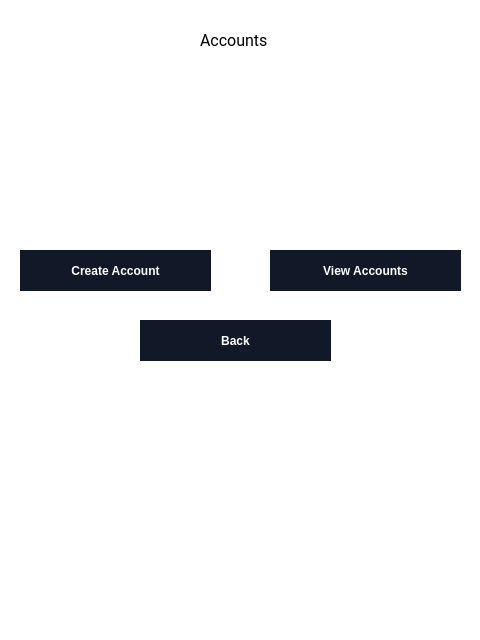
<?xml version="1.0" encoding="UTF-8"?>
<ui version="4.0">
 <class>MainWindow</class>
 <widget class="QMainWindow" name="MainWindow">
  <property name="geometry">
   <rect>
    <x>0</x>
    <y>0</y>
    <width>480</width>
    <height>640</height>
   </rect>
  </property>
  <property name="windowTitle">
   <string>MainWindow</string>
  </property>
  <property name="animated">
   <bool>true</bool>
  </property>
  <widget class="QWidget" name="centralwidget">
   <property name="styleSheet">
    <string notr="true">background:white</string>
   </property>
   <widget class="QPushButton" name="pushButton">
    <property name="geometry">
     <rect>
      <x>20</x>
      <y>250</y>
      <width>191</width>
      <height>41</height>
     </rect>
    </property>
    <property name="cursor">
     <cursorShape>PointingHandCursor</cursorShape>
    </property>
    <property name="styleSheet">
     <string notr="true">
  background-color: #111827;
  border: 1px solid transparent;
  border-radius: .75rem;
  color: #FFFFFF;
  font-family: &quot;Inter var&quot;,ui-sans-serif,system-ui,-apple-system,system-ui,&quot;Segoe UI&quot;,Roboto,&quot;Helvetica Neue&quot;,Arial,&quot;Noto Sans&quot;,sans-serif,&quot;Apple Color Emoji&quot;,&quot;Segoe UI Emoji&quot;,&quot;Segoe UI Symbol&quot;,&quot;Noto Color Emoji&quot;;
  font-size: 1.125rem;
  font-weight: 600;
  line-height: 1.5rem;
  padding: .75rem 1.2rem;
  text-align: center;
  width: auto;
</string>
    </property>
    <property name="text">
     <string>Create Account</string>
    </property>
   </widget>
   <widget class="QLabel" name="label">
    <property name="geometry">
     <rect>
      <x>200</x>
      <y>20</y>
      <width>221</width>
      <height>41</height>
     </rect>
    </property>
    <property name="font">
     <font>
      <family>Roboto</family>
      <pointsize>12</pointsize>
     </font>
    </property>
    <property name="styleSheet">
     <string notr="true">background:none;</string>
    </property>
    <property name="text">
     <string>Accounts</string>
    </property>
   </widget>
   <widget class="QPushButton" name="pushButton_2">
    <property name="geometry">
     <rect>
      <x>270</x>
      <y>250</y>
      <width>191</width>
      <height>41</height>
     </rect>
    </property>
    <property name="cursor">
     <cursorShape>PointingHandCursor</cursorShape>
    </property>
    <property name="styleSheet">
     <string notr="true">
  background-color: #111827;
  border: 1px solid transparent;
  border-radius: .75rem;
  color: #FFFFFF;
  font-family: &quot;Inter var&quot;,ui-sans-serif,system-ui,-apple-system,system-ui,&quot;Segoe UI&quot;,Roboto,&quot;Helvetica Neue&quot;,Arial,&quot;Noto Sans&quot;,sans-serif,&quot;Apple Color Emoji&quot;,&quot;Segoe UI Emoji&quot;,&quot;Segoe UI Symbol&quot;,&quot;Noto Color Emoji&quot;;
  font-size: 1.125rem;
  font-weight: 600;
  line-height: 1.5rem;
  padding: .75rem 1.2rem;
  text-align: center;
  width: auto;
</string>
    </property>
    <property name="text">
     <string>View Accounts</string>
    </property>
   </widget>
   <widget class="QPushButton" name="pushButton_3">
    <property name="geometry">
     <rect>
      <x>140</x>
      <y>320</y>
      <width>191</width>
      <height>41</height>
     </rect>
    </property>
    <property name="cursor">
     <cursorShape>PointingHandCursor</cursorShape>
    </property>
    <property name="styleSheet">
     <string notr="true">
  background-color: #111827;
  border: 1px solid transparent;
  border-radius: .75rem;
  color: #FFFFFF;
  font-family: &quot;Inter var&quot;,ui-sans-serif,system-ui,-apple-system,system-ui,&quot;Segoe UI&quot;,Roboto,&quot;Helvetica Neue&quot;,Arial,&quot;Noto Sans&quot;,sans-serif,&quot;Apple Color Emoji&quot;,&quot;Segoe UI Emoji&quot;,&quot;Segoe UI Symbol&quot;,&quot;Noto Color Emoji&quot;;
  font-size: 1.125rem;
  font-weight: 600;
  line-height: 1.5rem;
  padding: .75rem 1.2rem;
  text-align: center;
  width: auto;
</string>
    </property>
    <property name="text">
     <string>Back</string>
    </property>
   </widget>
  </widget>
 </widget>
 <resources/>
 <connections/>
</ui>
